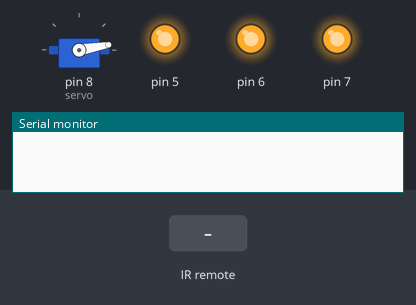
Recording of a sketch running on a simulated Arduino Uno, built with avr-gcc and run on an emulated ATmega328P. Shown: servo, output pins drawn as LEDs (lit = HIGH), the last lines printed to the serial monitor. Inputs (shaded band) come from the test bench.

Above: at 1.2 s.
1.3 s: infrared code 0xF84D5447 received
At 1.6 s:
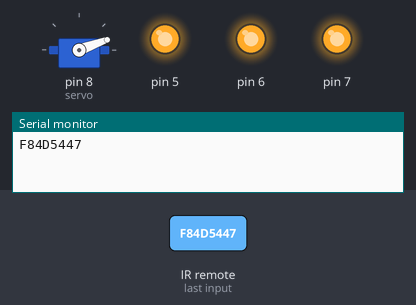
2.8 s: infrared code 0xF84D5447 received
At 4.0 s:
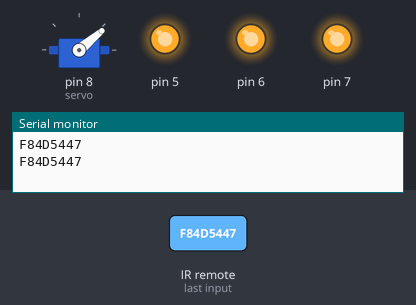
4.3 s: infrared code 0xEF625707 received
5.8 s: infrared code 0xEF625707 received
At 6.2 s:
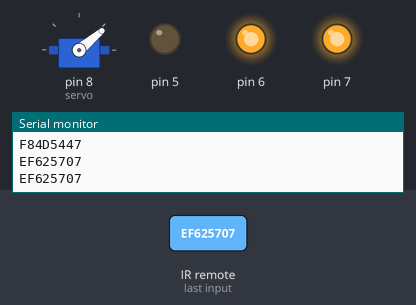
7.3 s: infrared code 0xBCEC76CB received
At 8.5 s:
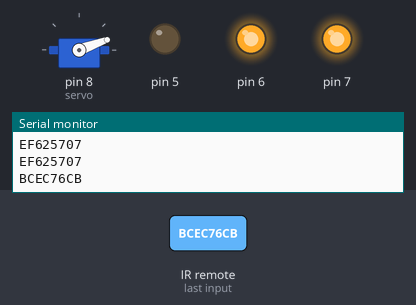
8.8 s: infrared code 0xBCEC76CB received
At 9.7 s:
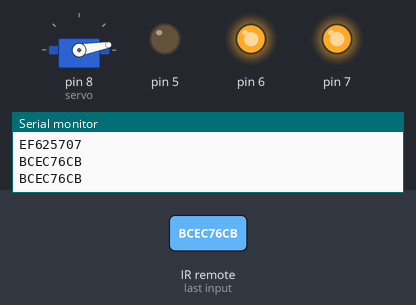
Timing chart, 0 to 11.3 s (numbered marks = the images above; inputs shaded):
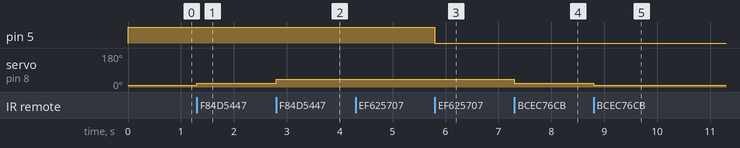

Measured:
- after the input at 1.3 s, servo on pin 8 (servo): 10° → 20° at once
- after the input at 2.8 s, servo on pin 8 (servo): 20° → 40° at once
- after the input at 5.8 s, pin 5: HIGH → LOW at once
- after the input at 7.3 s, servo on pin 8 (servo): 40° → 20° at once
- after the input at 8.8 s, servo on pin 8 (servo): 20° → 10° at once

The sketch:

sketch_jun11a.ino
```cpp
#include <Servo.h>
#include <IRremote.h>

Servo servo;

IRrecv irrecv(4);
decode_results result;

boolean r = 1, b = 1, g = 1;

void setup() {
  servo.attach(8);
  servo.write(10);
  Serial.begin(9600);
  pinMode(5, OUTPUT);
  pinMode(6, OUTPUT);
  pinMode(7, OUTPUT);
  digitalWrite(5, r);
  digitalWrite(6, r);
  digitalWrite(7, r);
  irrecv.enableIRIn();
}

int degree = 0;

void loop() {
  if (irrecv.decode(&result)) {
    Serial.println(result.value, HEX);
    switch(result.value){
      case 0xEF625707:
      digitalWrite(5, r);
      r = !r;
      break;
      case 0x484D1545:
      digitalWrite(6, g);
      g = !g;
      break;
      case 0x89DB6CC9:
      digitalWrite(7, b);
      b = !b;
      break;

      case 0xF84D5447:
      if(r){
        degree += 20;
        if (degree > 170)
        degree = 170;
        servo.write(degree);
      }
      break;
     case 0xBCEC76CB:
     if(r){
        degree -= 20;
        if (degree < 10)
        degree = 10;
        servo.write(degree);
       }
      break;
    }
    irrecv.resume();
  }

}
```
